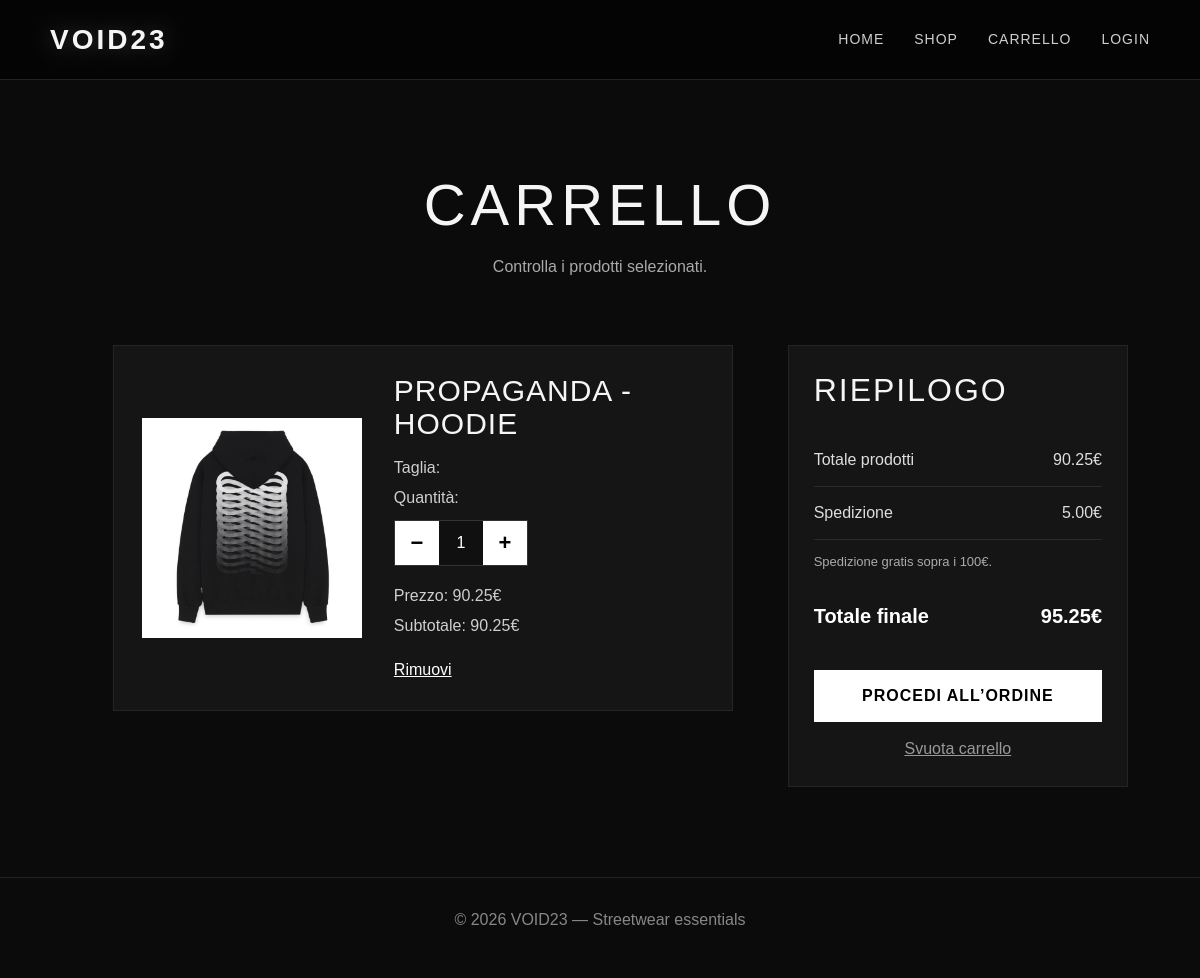
The app's page /void23/pages/cart.php?id=1 with its own data.
### tables this page shows
CREATE TABLE `prodotti` (
  `id` int(11) NOT NULL,
  `nome` varchar(100) NOT NULL,
  `prezzo` decimal(10,2) NOT NULL,
  `descrizione` text DEFAULT NULL,
  `immagine` varchar(255) DEFAULT NULL,
  `id_categoria` int(11) DEFAULT NULL,
  `sconto_percentuale` int(11) DEFAULT 0,
  `badge` varchar(50) DEFAULT NULL
);

### void23/pages/cart.php (the view, shortened to what this page needs)
<?php
include("../config/database.php");
include("../includes/header.php");
if (isset($_GET['id'])) {
    $id = intval($_GET['id']);
    $sql = "SELECT * FROM prodotti WHERE id = $id";
    $result = $conn->query($sql);
}
?>
<main class="cart-page">
    <section class="cart-hero">
        <h1 data-aos="fade-up">Carrello</h1>
        <p data-aos="fade-up" data-aos-delay="100">Controlla i prodotti selezionati.</p>
    </section>
    <section class="cart-container" data-aos="fade-up">
        <?php if (empty($_SESSION['carrello'])) { ?>
            <div class="empty-cart">
                <h2>Il carrello è vuoto</h2>
                <p>Aggiungi qualche prodotto dalla collezione VOID23.</p>
                <a href="/void23/pages/shop.php" class="btn-main">Vai allo shop</a>
            </div>
        <?php } else { ?>
        <div class="cart-container">
<form method="POST" action="/void23/pages/cart.php" class="cart-items">
                <?php
                $totale = 0;
                foreach ($_SESSION['carrello'] as $index => $item) {
                    $subtotale = $item['prezzo'] * $item['quantita'];
                    $totale += $subtotale;
                ?>
                    <div class="cart-item">
                        <div class="cart-item-image">
                            <img src="/void23/images/<?php echo $item['immagine']; ?>" alt="<?php echo $item['nome']; ?>">
                        </div>
                        <div class="cart-item-info">
                            <h3><?php echo $item['nome']; ?></h3>
                            <p>Taglia: <?php echo $item['taglia']; ?></p>
<label>Quantità:</label>
<div class="quantity-control">
    <button type="button" class="qty-btn" onclick="changeQty(this, -1)">−</button>
    <input
        type="text"
        name="quantita[<?php echo $index; ?>]"
        value="<?php echo $item['quantita']; ?>"
        class="cart-quantity-input"
        readonly
    >
    <button type="button" class="qty-btn" onclick="changeQty(this, 1)">+</button>
</div>                            <p>Prezzo: <?php echo number_format($item['prezzo'], 2); ?>€</p>
                            <p>Subtotale: <?php echo number_format($subtotale, 2); ?>€</p>
                            <a href="/void23/pages/cart.php?remove=<?php echo $index; ?>" class="remove-link">Rimuovi</a>
                        </div>
                    </div>
                <?php } ?>
            </div>
            <?php
            $spedizione = 5.00;
            $totale_finale = $totale + $spedizione;
            ?>
            <div class="cart-summary">
    <h2>Riepilogo</h2>
    <div class="summary-row">
        <span>Totale prodotti</span>
        <span><?php echo number_format($totale, 2); ?>€</span>
    </div>
    <div class="summary-row">
        <span>Spedizione</span>
        <span>
            <?php
            if ($spedizione == 0) {
                echo "Gratis";
            } else {
                echo number_format($spedizione, 2) . "€";
            }
            ?>
        </span>
    </div>
    <?php if ($totale >= 100) { ?>
        <p class="free-shipping">Spedizione gratuita applicata automaticamente.</p>
    <?php } else { ?>
        <p class="free-shipping">Spedizione gratis sopra i 100€.</p>
    <?php } ?>
    <div class="summary-row total-row">
        <span>Totale finale</span>
        <span><?php echo number_format($totale_finale, 2); ?>€</span>
    </div>
    <a href="/void23/pages/checkout.php" class="checkout-btn">Procedi all’ordine</a>
    <a href="/void23/pages/cart.php?clear=1" class="clear-cart">Svuota carrello</a>
</div>
        <?php } ?>
    </section>
</main>
<?php include("../includes/footer.php"); ?>

### records on screen
prodotti: immagine (picture), nome "PROPAGANDA - HOODIE", id "1", prezzo "90.25", id "90.25"

### other values on screen
$totale "90.25"
$spedizione "5.00"
$totale_finale "95.25"
